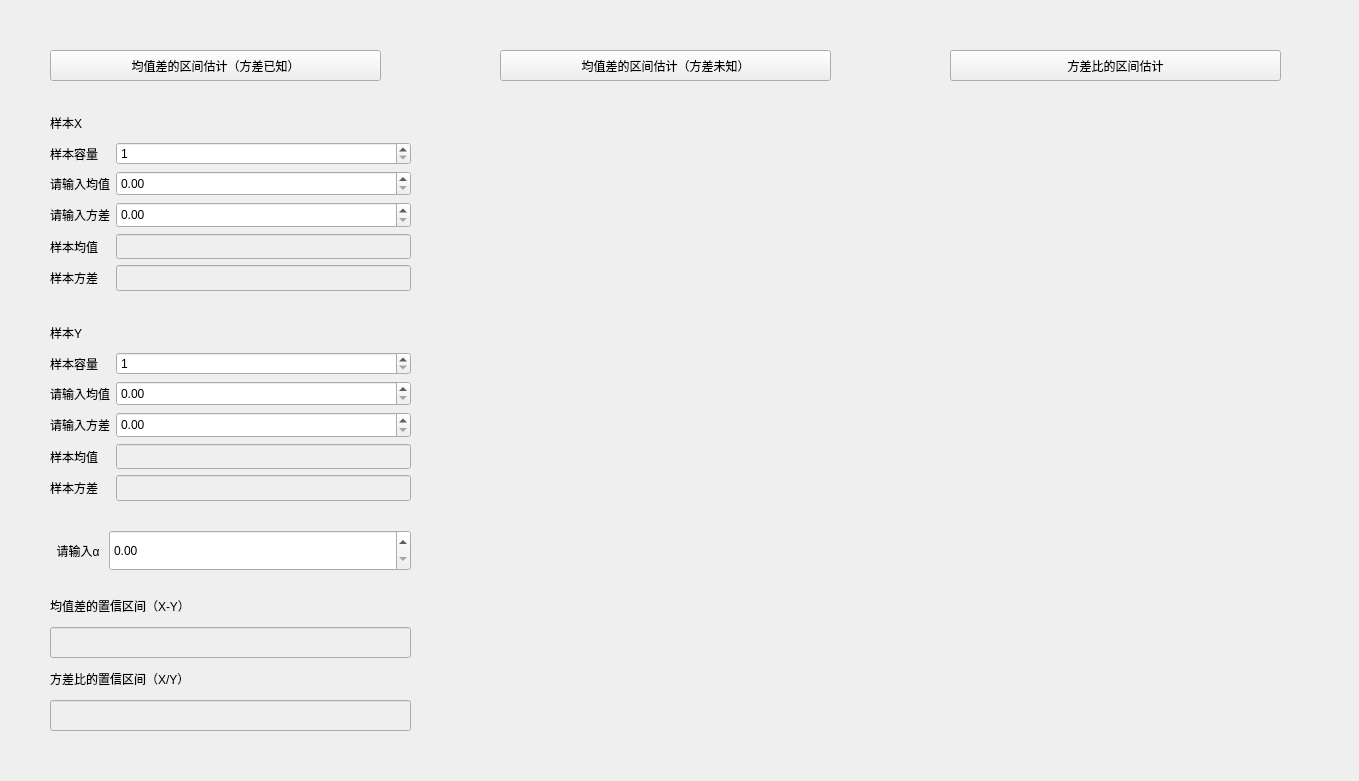
<?xml version="1.0" encoding="UTF-8"?>
<ui version="4.0">
 <class>double_confidence_interval_Form</class>
 <widget class="QWidget" name="double_confidence_interval_Form">
  <property name="geometry">
   <rect>
    <x>0</x>
    <y>0</y>
    <width>1359</width>
    <height>781</height>
   </rect>
  </property>
  <property name="sizePolicy">
   <sizepolicy hsizetype="Preferred" vsizetype="Expanding">
    <horstretch>0</horstretch>
    <verstretch>0</verstretch>
   </sizepolicy>
  </property>
  <property name="windowTitle">
   <string>两个正态总体的区间估计</string>
  </property>
  <widget class="QPushButton" name="pushButton">
   <property name="geometry">
    <rect>
     <x>50</x>
     <y>50</y>
     <width>331</width>
     <height>31</height>
    </rect>
   </property>
   <property name="text">
    <string>均值差的区间估计（方差已知）</string>
   </property>
  </widget>
  <widget class="QWidget" name="layoutWidget">
   <property name="geometry">
    <rect>
     <x>50</x>
     <y>110</y>
     <width>361</width>
     <height>181</height>
    </rect>
   </property>
   <layout class="QGridLayout" name="gridLayout_2">
    <item row="4" column="0">
     <widget class="QLabel" name="label_12">
      <property name="text">
       <string>样本均值</string>
      </property>
     </widget>
    </item>
    <item row="4" column="2">
     <widget class="QLineEdit" name="lineEdit_3">
      <property name="enabled">
       <bool>false</bool>
      </property>
      <property name="sizePolicy">
       <sizepolicy hsizetype="Expanding" vsizetype="Expanding">
        <horstretch>0</horstretch>
        <verstretch>0</verstretch>
       </sizepolicy>
      </property>
     </widget>
    </item>
    <item row="2" column="0">
     <widget class="QLabel" name="label_4">
      <property name="text">
       <string>请输入均值</string>
      </property>
     </widget>
    </item>
    <item row="0" column="0">
     <widget class="QLabel" name="label_2">
      <property name="sizePolicy">
       <sizepolicy hsizetype="Preferred" vsizetype="Expanding">
        <horstretch>0</horstretch>
        <verstretch>0</verstretch>
       </sizepolicy>
      </property>
      <property name="text">
       <string>样本X</string>
      </property>
     </widget>
    </item>
    <item row="3" column="0">
     <widget class="QLabel" name="label_5">
      <property name="text">
       <string>请输入方差</string>
      </property>
     </widget>
    </item>
    <item row="5" column="2">
     <widget class="QLineEdit" name="lineEdit_4">
      <property name="enabled">
       <bool>false</bool>
      </property>
      <property name="sizePolicy">
       <sizepolicy hsizetype="Expanding" vsizetype="Expanding">
        <horstretch>0</horstretch>
        <verstretch>0</verstretch>
       </sizepolicy>
      </property>
     </widget>
    </item>
    <item row="1" column="0">
     <widget class="QLabel" name="label_6">
      <property name="text">
       <string>样本容量</string>
      </property>
     </widget>
    </item>
    <item row="5" column="0">
     <widget class="QLabel" name="label_13">
      <property name="text">
       <string>样本方差</string>
      </property>
     </widget>
    </item>
    <item row="1" column="2">
     <widget class="QSpinBox" name="spinBox">
      <property name="minimum">
       <number>1</number>
      </property>
      <property name="maximum">
       <number>999999999</number>
      </property>
     </widget>
    </item>
    <item row="2" column="2">
     <widget class="QDoubleSpinBox" name="doubleSpinBox_2">
      <property name="sizePolicy">
       <sizepolicy hsizetype="Minimum" vsizetype="Expanding">
        <horstretch>0</horstretch>
        <verstretch>0</verstretch>
       </sizepolicy>
      </property>
      <property name="maximum">
       <double>99999999999999991433150857216.000000000000000</double>
      </property>
     </widget>
    </item>
    <item row="3" column="2">
     <widget class="QDoubleSpinBox" name="doubleSpinBox_3">
      <property name="sizePolicy">
       <sizepolicy hsizetype="Minimum" vsizetype="Expanding">
        <horstretch>0</horstretch>
        <verstretch>0</verstretch>
       </sizepolicy>
      </property>
      <property name="maximum">
       <double>99999999999999991433150857216.000000000000000</double>
      </property>
     </widget>
    </item>
   </layout>
  </widget>
  <widget class="QWidget" name="layoutWidget">
   <property name="geometry">
    <rect>
     <x>50</x>
     <y>320</y>
     <width>361</width>
     <height>181</height>
    </rect>
   </property>
   <layout class="QGridLayout" name="gridLayout_5">
    <property name="topMargin">
     <number>0</number>
    </property>
    <property name="bottomMargin">
     <number>0</number>
    </property>
    <item row="1" column="0">
     <widget class="QLabel" name="label_11">
      <property name="text">
       <string>样本容量</string>
      </property>
     </widget>
    </item>
    <item row="3" column="0">
     <widget class="QLabel" name="label_9">
      <property name="text">
       <string>请输入方差</string>
      </property>
     </widget>
    </item>
    <item row="2" column="0">
     <widget class="QLabel" name="label_3">
      <property name="text">
       <string>请输入均值</string>
      </property>
     </widget>
    </item>
    <item row="5" column="1">
     <widget class="QLineEdit" name="lineEdit_6">
      <property name="enabled">
       <bool>false</bool>
      </property>
      <property name="sizePolicy">
       <sizepolicy hsizetype="Expanding" vsizetype="Expanding">
        <horstretch>0</horstretch>
        <verstretch>0</verstretch>
       </sizepolicy>
      </property>
     </widget>
    </item>
    <item row="4" column="0">
     <widget class="QLabel" name="label_14">
      <property name="text">
       <string>样本均值</string>
      </property>
     </widget>
    </item>
    <item row="4" column="1">
     <widget class="QLineEdit" name="lineEdit_5">
      <property name="enabled">
       <bool>false</bool>
      </property>
      <property name="sizePolicy">
       <sizepolicy hsizetype="Expanding" vsizetype="Expanding">
        <horstretch>0</horstretch>
        <verstretch>0</verstretch>
       </sizepolicy>
      </property>
     </widget>
    </item>
    <item row="5" column="0">
     <widget class="QLabel" name="label_15">
      <property name="text">
       <string>样本方差</string>
      </property>
     </widget>
    </item>
    <item row="0" column="0">
     <widget class="QLabel" name="label_8">
      <property name="sizePolicy">
       <sizepolicy hsizetype="Preferred" vsizetype="Expanding">
        <horstretch>0</horstretch>
        <verstretch>0</verstretch>
       </sizepolicy>
      </property>
      <property name="text">
       <string>样本Y</string>
      </property>
     </widget>
    </item>
    <item row="1" column="1">
     <widget class="QSpinBox" name="spinBox_2">
      <property name="minimum">
       <number>1</number>
      </property>
      <property name="maximum">
       <number>999999999</number>
      </property>
     </widget>
    </item>
    <item row="2" column="1">
     <widget class="QDoubleSpinBox" name="doubleSpinBox_4">
      <property name="sizePolicy">
       <sizepolicy hsizetype="Minimum" vsizetype="Expanding">
        <horstretch>0</horstretch>
        <verstretch>0</verstretch>
       </sizepolicy>
      </property>
      <property name="maximum">
       <double>99999999999999991433150857216.000000000000000</double>
      </property>
     </widget>
    </item>
    <item row="3" column="1">
     <widget class="QDoubleSpinBox" name="doubleSpinBox_5">
      <property name="sizePolicy">
       <sizepolicy hsizetype="Minimum" vsizetype="Expanding">
        <horstretch>0</horstretch>
        <verstretch>0</verstretch>
       </sizepolicy>
      </property>
      <property name="maximum">
       <double>99999999999999991433150857216.000000000000000</double>
      </property>
     </widget>
    </item>
   </layout>
  </widget>
  <widget class="QPushButton" name="pushButton_2">
   <property name="geometry">
    <rect>
     <x>500</x>
     <y>50</y>
     <width>331</width>
     <height>31</height>
    </rect>
   </property>
   <property name="text">
    <string>均值差的区间估计（方差未知）</string>
   </property>
  </widget>
  <widget class="Plot" name="widget" native="true">
   <property name="geometry">
    <rect>
     <x>490</x>
     <y>120</y>
     <width>791</width>
     <height>571</height>
    </rect>
   </property>
  </widget>
  <widget class="QPushButton" name="pushButton_3">
   <property name="geometry">
    <rect>
     <x>950</x>
     <y>50</y>
     <width>331</width>
     <height>31</height>
    </rect>
   </property>
   <property name="text">
    <string>方差比的区间估计</string>
   </property>
  </widget>
  <widget class="QWidget" name="layoutWidget">
   <property name="geometry">
    <rect>
     <x>50</x>
     <y>530</y>
     <width>361</width>
     <height>41</height>
    </rect>
   </property>
   <layout class="QHBoxLayout" name="horizontalLayout">
    <item>
     <widget class="QLabel" name="label">
      <property name="text">
       <string>  请输入α </string>
      </property>
     </widget>
    </item>
    <item>
     <widget class="QDoubleSpinBox" name="doubleSpinBox">
      <property name="sizePolicy">
       <sizepolicy hsizetype="Expanding" vsizetype="Expanding">
        <horstretch>0</horstretch>
        <verstretch>0</verstretch>
       </sizepolicy>
      </property>
      <property name="maximum">
       <double>1.000000000000000</double>
      </property>
      <property name="singleStep">
       <double>0.010000000000000</double>
      </property>
     </widget>
    </item>
   </layout>
  </widget>
  <widget class="QWidget" name="layoutWidget">
   <property name="geometry">
    <rect>
     <x>50</x>
     <y>590</y>
     <width>361</width>
     <height>141</height>
    </rect>
   </property>
   <layout class="QVBoxLayout" name="verticalLayout">
    <item>
     <widget class="QLabel" name="label_7">
      <property name="sizePolicy">
       <sizepolicy hsizetype="Preferred" vsizetype="Preferred">
        <horstretch>0</horstretch>
        <verstretch>0</verstretch>
       </sizepolicy>
      </property>
      <property name="text">
       <string>均值差的置信区间（X-Y）</string>
      </property>
     </widget>
    </item>
    <item>
     <widget class="QLineEdit" name="lineEdit_21">
      <property name="enabled">
       <bool>false</bool>
      </property>
      <property name="sizePolicy">
       <sizepolicy hsizetype="Expanding" vsizetype="Preferred">
        <horstretch>0</horstretch>
        <verstretch>0</verstretch>
       </sizepolicy>
      </property>
      <property name="maxLength">
       <number>20</number>
      </property>
     </widget>
    </item>
    <item>
     <widget class="QLabel" name="label_10">
      <property name="sizePolicy">
       <sizepolicy hsizetype="Preferred" vsizetype="Preferred">
        <horstretch>0</horstretch>
        <verstretch>0</verstretch>
       </sizepolicy>
      </property>
      <property name="text">
       <string>方差比的置信区间（X/Y）</string>
      </property>
     </widget>
    </item>
    <item>
     <widget class="QLineEdit" name="lineEdit_25">
      <property name="enabled">
       <bool>false</bool>
      </property>
      <property name="sizePolicy">
       <sizepolicy hsizetype="Expanding" vsizetype="Preferred">
        <horstretch>0</horstretch>
        <verstretch>0</verstretch>
       </sizepolicy>
      </property>
      <property name="maxLength">
       <number>20</number>
      </property>
     </widget>
    </item>
   </layout>
  </widget>
 </widget>
 <customwidgets>
  <customwidget>
   <class>Plot</class>
   <extends>QWidget</extends>
   <header location="global">Plot</header>
   <container>1</container>
  </customwidget>
 </customwidgets>
 <resources/>
 <connections/>
</ui>
